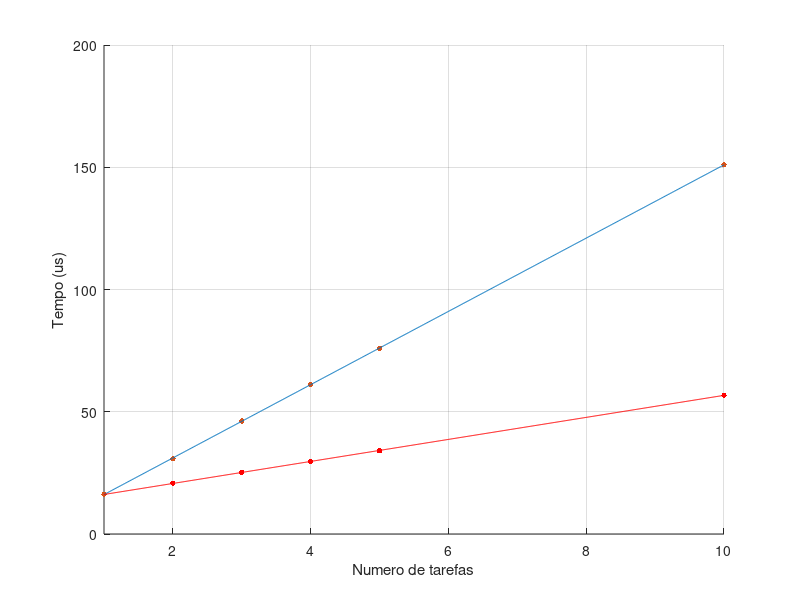
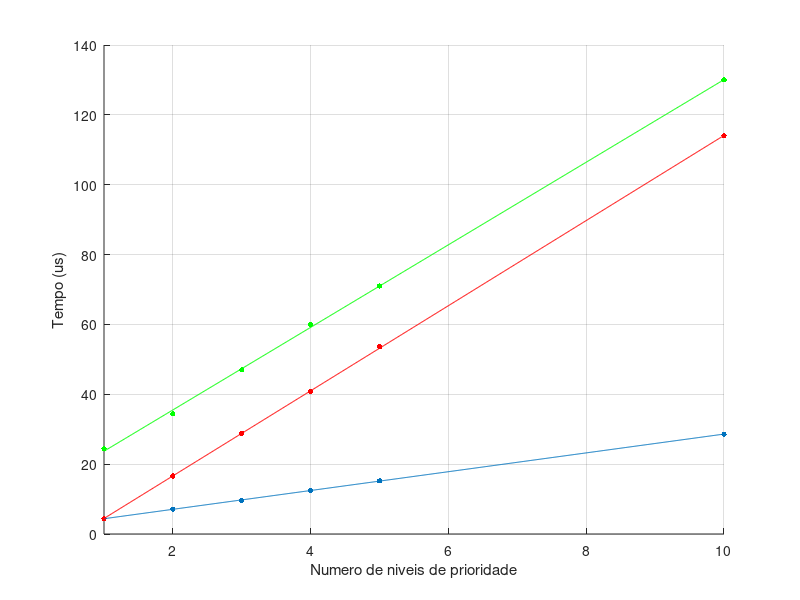
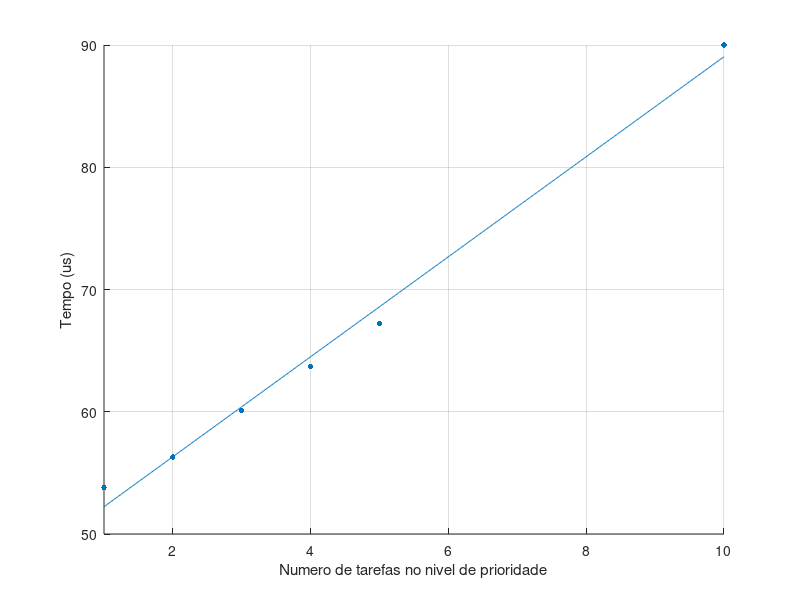
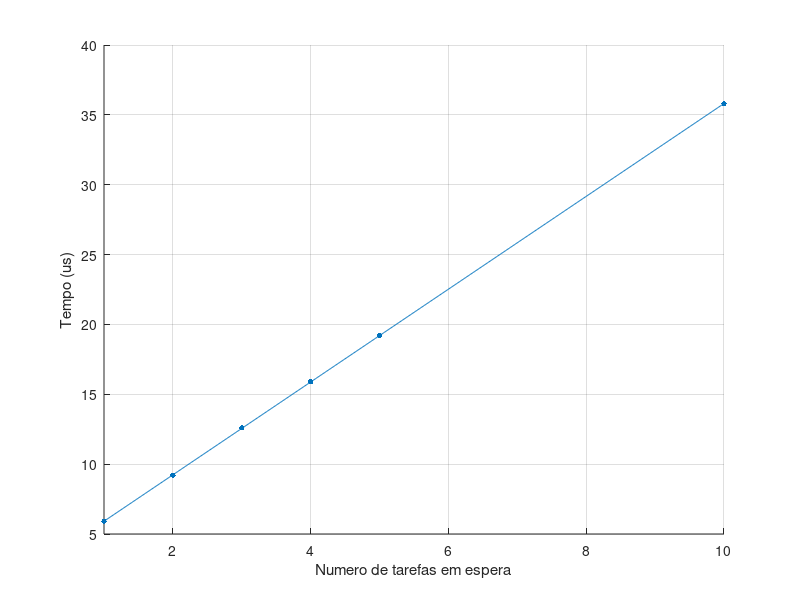

Here is the MATLAB script that generated these plots, in order:
% Medições de tempos de execução
% Atualização dos temporizadores

% Uma tarefa por temporizador
NumTemps1 =	 [0		1		2		3		4		5		10	];
Tempo1 =	 [1.24	16.2	30.8	46.2	61.2	76		151	]; % Tempo em us


% Tarefas partilham temporizador global 
NumTemps2 =	 [0		1		2		3		4		5		10	];
Tempo2 =	 [1.24	16.2	20.8	25.2	29.6	34		56.8]; % Tempo em us



% Sched_dispatch()
% Uma tarefa de prioridade 0 com NumPrioridades1 niveis de prioridade sem tarefas
NumPrioridades1 =	[1		2		3		4		5		10	];
Tempo3 =			[4.4	7.12	9.6		12.5	15.2	28.6];

% Uma tarefa de prioridade 0 com NumPrioridades2 niveis de prioridade com 1 tarefa cada (sem mudança de contexto)
NumPrioridades2 =	[1		2		3		4		5		10	];
Tempo4 =			[4.4	16.6	28.8	40.8	53.6	114	];

% Uma tarefa de prioridade 0 com NumPrioridades3 niveis de prioridade com 1 tarefa cada (com mudança de contexto)
NumPrioridades3 =	[1		2		3		4		5		10	];
Tempo5 =			[24.4	34.4	47		60		71		130	];

% Terminação de tarefa
% Terminar uma tarefa de um nivel de prioridade com NumTarefas1 tarefas nesse nivel de prioridade
NumTarefas1 =		[1		2		3		4		5		10	];
Tempo6 =			[53.8	56.3	60.1	63.7	67.2	90	];

% Sinalização de um sinal
% Tempo da função Sinais_sinaliza() com NumTarefas2 tarefas à espera nesse sinal
NumTarefas2 =		[1		2		3		4		5		10	];
Tempo7 =			[5.9	9.2		12.6	15.9	19.2	35.8];

% Outras medições
% Adicionar Tarefa - 57.5
% Espera Timer - 5.2 
% Sleep - 40
% Fim Sleep - 38
% Espera Sinal - 5.2
% Semaforo lock - 7.1
% Semaforo unlock - 2.5 

% Calculos
close all;
x = 1:0.01:10;
Temp_1pT = polyfit(NumTemps1, Tempo1, 1);
Temp_TG = polyfit(NumTemps2(2:length(Tempo2)), Tempo2(2:length(Tempo2)),1);
figure(1);
hold on
scatter(NumTemps2,Tempo2,15,'r',"filled");
scatter(NumTemps1,Tempo1,15,"filled");
plot(x,Temp_1pT(1)*x + Temp_1pT(2));
plot(x,Temp_TG(1)*x + Temp_TG(2),'r');
grid
ylabel('Tempo (us)');
xlabel('Numero de tarefas');
axis([1 10]);
hold off

Disp_numPEmp = polyfit(NumPrioridades1,Tempo3,1);
Disp_numPSC = polyfit(NumPrioridades2,Tempo4,1);
Disp_numPCC = polyfit(NumPrioridades3,Tempo5,1);
figure(2)
hold on
scatter(NumPrioridades1,Tempo3,15,'filled');
scatter(NumPrioridades2,Tempo4,15,'r','filled');
scatter(NumPrioridades3,Tempo5,15,'g','filled');
plot(x,Disp_numPEmp(1)*x+Disp_numPEmp(2));
plot(x,Disp_numPSC(1)*x+Disp_numPSC(2),'r');
plot(x,Disp_numPCC(1)*x+Disp_numPCC(2),'g');
ylabel('Tempo (us)');
xlabel('Numero de niveis de prioridade');
grid;
axis([1 10]);
hold off

Term = polyfit(NumTarefas1, Tempo6, 1);
figure(3)
hold on
scatter(NumTarefas1,Tempo6,15,'filled');
plot(x,Term(1)*x+Term(2));
ylabel('Tempo (us)')
xlabel('Numero de tarefas no nivel de prioridade');
grid;
axis([1 10]);
hold off

Sin = polyfit(NumTarefas2, Tempo7,1);
figure(4)
hold on
scatter(NumTarefas2,Tempo7,15,'filled');
plot(x,Sin(1)*x+Sin(2));
ylabel('Tempo (us)');
xlabel('Numero de tarefas em espera');
grid;
axis([1 10]);
hold off
